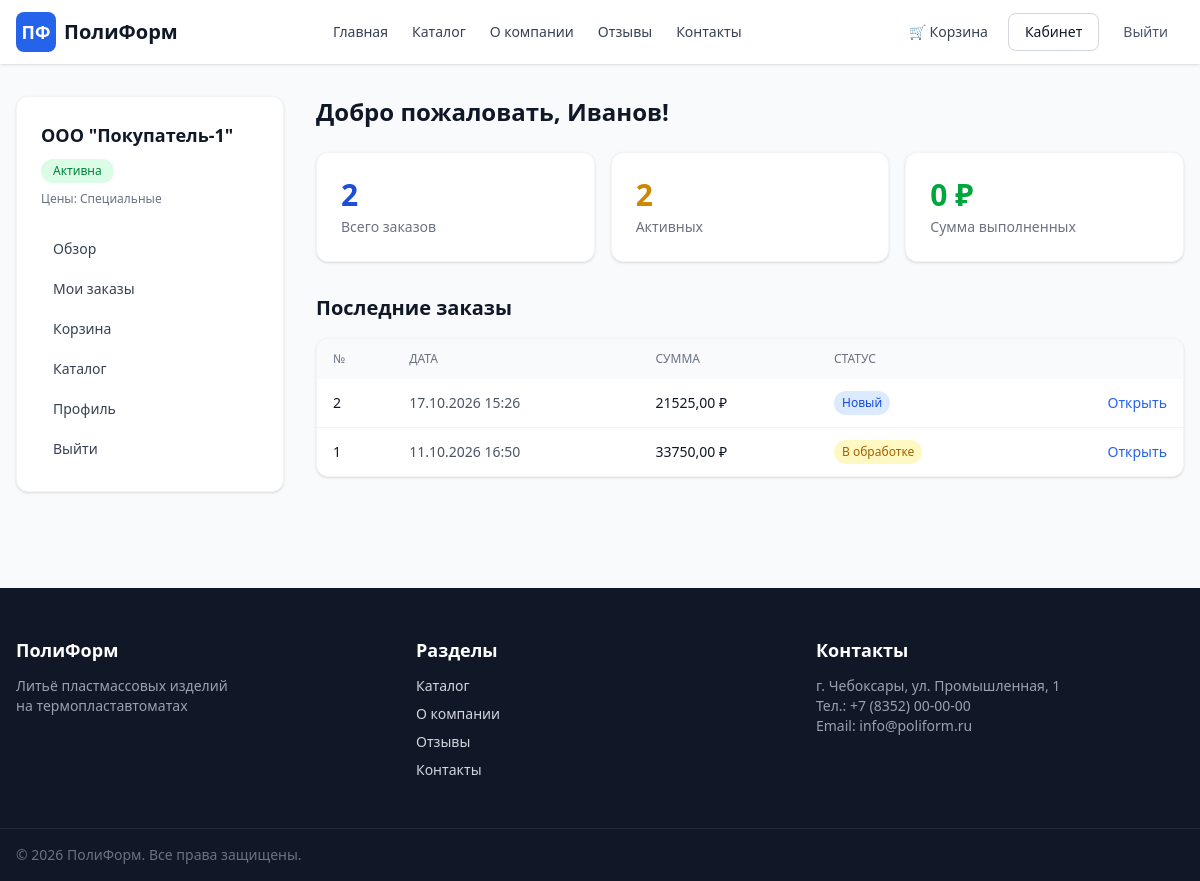
Page /dashboard/ (signed in) on the committed database.
### accounts/models.py (models this page shows, shortened)
class User(AbstractUser):
    phone = models.CharField(max_length=20, blank=True, verbose_name="Телефон")
    position = models.CharField(max_length=100, blank=True, verbose_name="Должность")
    company = models.ForeignKey(
        Company, on_delete=models.SET_NULL, null=True, blank=True,
        related_name='users', verbose_name="Компания"
    )
    is_company_manager = models.BooleanField(default=False, verbose_name="Менеджер компании")

class Company(models.Model):
    STATUS_CHOICES = [
        ('pending', 'На проверке'),
        ('active', 'Активна'),
        ('blocked', 'Заблокирована'),
    ]
    PRICE_TYPES = [
        ('retail', 'Розничные'),
        ('wholesale', 'Оптовые'),
        ('special', 'Специальные'),
    ]
    name = models.CharField(max_length=255, verbose_name="Название компании")
    slug = models.SlugField(unique=True, blank=True)
    legal_address = models.TextField(blank=True, verbose_name="Юр. адрес")
    actual_address = models.TextField(blank=True, verbose_name="Факт. адрес")
    phone = models.CharField(max_length=20, blank=True)
    email = models.EmailField(blank=True)
    website = models.URLField(blank=True)
    manager_contact = models.ForeignKey(
        'User', on_delete=models.SET_NULL, null=True, blank=True,
        related_name='managed_companies', verbose_name="Контактное лицо"
    )
    status = models.CharField(max_length=20, choices=STATUS_CHOICES, default='pending')
    price_type = models.CharField(max_length=20, choices=PRICE_TYPES, default='retail', verbose_name="Тип цен")
    discount = models.PositiveSmallIntegerField(default=0, verbose_name="Скидка, %")
    created_at = models.DateTimeField(auto_now_add=True)
    approved_at = models.DateTimeField(null=True, blank=True)
    notes = models.TextField(blank=True, verbose_name="Заметки менеджера")
    class Meta:
        verbose_name = "Компания"
        verbose_name_plural = "Компании"
        ordering = ['name']

### orders/models.py (models this page shows, shortened)
class Order(models.Model):
    STATUS_CHOICES = [
        ('new', 'Новый'),
        ('processing', 'В обработке'),
        ('confirmed', 'Подтверждён'),
        ('shipped', 'Отгружен'),
        ('done', 'Выполнен'),
        ('canceled', 'Отменён'),
    ]
    PAYMENT_CHOICES = [
        ('cash', 'Наличными'),
        ('card', 'Картой'),
        ('invoice', 'По счёту (для юрлиц)'),
    ]
    user = models.ForeignKey(
        settings.AUTH_USER_MODEL,
        on_delete=models.SET_NULL,
        null=True,
        related_name='orders',
        verbose_name="Автор"
    )
    company = models.ForeignKey(
        'accounts.Company',
        on_delete=models.SET_NULL,
        null=True,
        blank=True,
        related_name='orders',
        verbose_name="Компания"
    )
    name = models.CharField(max_length=200, verbose_name="Контактное лицо")
    company_name = models.CharField(max_length=255, blank=True, verbose_name="Название компании")
    email = models.EmailField(verbose_name="Email")
    phone = models.CharField(max_length=20, verbose_name="Телефон")
    address = models.TextField(blank=True, verbose_name="Адрес доставки")
    payment = models.CharField(max_length=20, choices=PAYMENT_CHOICES, default='invoice', verbose_name="Способ оплаты")
    comment = models.TextField(blank=True, verbose_name="Комментарий")
    status = models.CharField(max_length=20, choices=STATUS_CHOICES, default='new', verbose_name="Статус")
    total = models.DecimalField(max_digits=12, decimal_places=2, default=0, verbose_name="Сумма")
    created_at = models.DateTimeField(auto_now_add=True, verbose_name="Создан")
    updated_at = models.DateTimeField(auto_now=True, verbose_name="Обновлён")
    class Meta:
        ordering = ['-created_at']
        verbose_name = "Заказ"
        verbose_name_plural = "Заказы"

### dashboard/views.py (the view)
# urls.py: path('', views.DashboardHome.as_view(), name='home'),
class DashboardHome(LoginRequiredMixin, TemplateView):
    template_name = 'dashboard/home.html'
    def get_context_data(self, **kwargs):
        ctx = super().get_context_data(**kwargs)
        user = self.request.user
        company = user.company
        if company:
            orders = Order.objects.filter(company=company)
        else:
            orders = Order.objects.filter(user=user)
        ctx['company'] = company
        ctx['orders_total'] = orders.count()
        ctx['orders_active'] = orders.exclude(status__in=['done', 'canceled']).count()
        ctx['orders_last'] = orders.order_by('-created_at')[:5]
        ctx['total_sum'] = orders.filter(status='done').aggregate(s=Sum('total'))['s'] or 0
        return ctx

### orders/cart.py (called while the page is built)
    def __len__(self):
        return sum(item['quantity'] for item in self.cart.values())

### orders/context_processors.py (called while the page is built)
def cart(request):
    return {'cart': Cart(request)}

### templates/dashboard/home.html
{% extends 'dashboard/base.html' %}
{% block dashboard_content %}
<h1 class="text-2xl font-bold mb-6">Добро пожаловать, {{ user.first_name|default:user.username }}!</h1>
<div class="grid grid-cols-1 sm:grid-cols-3 gap-4 mb-8">
    <div class="bg-white p-6 rounded-xl shadow-sm border border-gray-100">
        <div class="text-3xl font-bold text-brand-700">{{ orders_total }}</div>
        <div class="text-sm text-gray-500 mt-1">Всего заказов</div>
    </div>
    <div class="bg-white p-6 rounded-xl shadow-sm border border-gray-100">
        <div class="text-3xl font-bold text-yellow-600">{{ orders_active }}</div>
        <div class="text-sm text-gray-500 mt-1">Активных</div>
    </div>
    <div class="bg-white p-6 rounded-xl shadow-sm border border-gray-100">
        <div class="text-3xl font-bold text-green-600">{{ total_sum }} ₽</div>
        <div class="text-sm text-gray-500 mt-1">Сумма выполненных</div>
    </div>
</div>
<h2 class="text-xl font-bold mb-4">Последние заказы</h2>
{% if orders_last %}
    <div class="bg-white rounded-xl shadow-sm border border-gray-100 overflow-hidden">
        <table class="w-full text-sm">
            <thead class="bg-gray-50 text-gray-500 uppercase text-xs">
                <tr>
                    <th class="px-4 py-3 text-left font-medium">№</th>
                    <th class="px-4 py-3 text-left font-medium">Дата</th>
                    <th class="px-4 py-3 text-left font-medium">Сумма</th>
                    <th class="px-4 py-3 text-left font-medium">Статус</th>
                    <th class="px-4 py-3"></th>
                </tr>
            </thead>
            <tbody class="divide-y divide-gray-100">
                {% for order in orders_last %}
                <tr>
                    <td class="px-4 py-3 font-medium">{{ order.id }}</td>
                    <td class="px-4 py-3 text-gray-600">{{ order.created_at|date:"d.m.Y H:i" }}</td>
                    <td class="px-4 py-3 font-medium">{{ order.total }} ₽</td>
                    <td class="px-4 py-3">
                        <span class="inline-block px-2 py-1 text-xs rounded-full
                            {% if order.status == 'done' %}bg-green-100 text-green-700
                            {% elif order.status == 'canceled' %}bg-red-100 text-red-700
                            {% elif order.status == 'new' %}bg-blue-100 text-blue-700
                            {% else %}bg-yellow-100 text-yellow-700{% endif %}">
                            {{ order.get_status_display }}
                        </span>
                    </td>
                    <td class="px-4 py-3 text-right">
                        <a href="{% url 'dashboard:order_detail' order.pk %}"
                           class="text-brand-600 hover:text-brand-700">Открыть</a>
                    </td>
                </tr>
                {% endfor %}
            </tbody>
        </table>
    </div>
{% else %}
    <p class="text-center text-gray-500 py-12 bg-white rounded-xl border border-gray-100">Заказов пока нет</p>
{% endif %}
{% endblock %}

### templates/dashboard/base.html (shortened to what this page needs)
{% extends 'base.html' %}
{% block content %}
<div class="grid grid-cols-1 lg:grid-cols-4 gap-8">
    <aside class="lg:col-span-1">
        <div class="bg-white rounded-xl shadow-sm border border-gray-100 p-6 sticky top-24">
            <h3 class="font-bold text-lg mb-2">
                {{ user.company.name|default:user.get_full_name }}
            </h3>
            {% if user.company %}
                <span class="inline-block px-3 py-1 text-xs font-medium rounded-full
                    {% if user.company.status == 'active' %}bg-green-100 text-green-700
                    {% elif user.company.status == 'pending' %}bg-yellow-100 text-yellow-700
                    {% else %}bg-red-100 text-red-700{% endif %}">
                    {{ user.company.get_status_display }}
                </span>
                <div class="text-xs text-gray-500 mt-2">Цены: {{ user.company.get_price_type_display }}</div>
            {% endif %}
            <nav class="mt-6 space-y-1">
                <a href="{% url 'dashboard:home' %}" class="block px-3 py-2 rounded-lg text-sm text-gray-700 hover:bg-gray-50">Обзор</a>
                <a href="{% url 'dashboard:orders' %}" class="block px-3 py-2 rounded-lg text-sm text-gray-700 hover:bg-gray-50">Мои заказы</a>
                <a href="{% url 'orders:cart_detail' %}" class="block px-3 py-2 rounded-lg text-sm text-gray-700 hover:bg-gray-50">Корзина</a>
                <a href="{% url 'catalog:list' %}" class="block px-3 py-2 rounded-lg text-sm text-gray-700 hover:bg-gray-50">Каталог</a>
                <a href="{% url 'accounts:profile' %}" class="block px-3 py-2 rounded-lg text-sm text-gray-700 hover:bg-gray-50">Профиль</a>
                <form method="post" action="{% url 'accounts:logout' %}">
                    <button type="submit" class="block w-full text-left px-3 py-2 rounded-lg text-sm text-gray-700 hover:bg-gray-50 cursor-pointer">
                        Выйти
                    </button>
                </form>
            </nav>
        </div>
    </aside>
    <main class="lg:col-span-3">
        {% block dashboard_content %}{% endblock %}
    </main>
</div>
{% endblock %}

### rows in the picture
User: company.name "ООО \"Покупатель-1\"", company.status "Активна", company.price_type "Специальные", first_name "Иванов"
Order: id "2", created_at "17.10.2026 15:26", total "21525,00", status "Новый"
Order: id "1", created_at "11.10.2026 16:50", total "33750,00", status "В обработке"

### other values in the picture
{{ orders_total }} "2"
{{ orders_active }} "2"
{{ total_sum }} "0"
